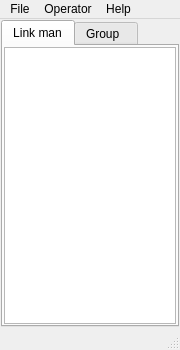
<?xml version="1.0" encoding="UTF-8"?>
<ui version="4.0">
 <class>MainWindow</class>
 <widget class="QMainWindow" name="MainWindow">
  <property name="geometry">
   <rect>
    <x>0</x>
    <y>0</y>
    <width>180</width>
    <height>350</height>
   </rect>
  </property>
  <property name="windowTitle">
   <string>MainWindow</string>
  </property>
  <widget class="QWidget" name="centralwidget">
   <layout class="QGridLayout" name="gridLayout">
    <property name="margin">
     <number>1</number>
    </property>
    <property name="spacing">
     <number>1</number>
    </property>
    <item row="0" column="0">
     <widget class="QTabWidget" name="tabWidget">
      <property name="currentIndex">
       <number>0</number>
      </property>
      <widget class="QWidget" name="linkManTab">
       <attribute name="title">
        <string>Link man</string>
       </attribute>
       <layout class="QGridLayout" name="gridLayout_2">
        <property name="margin">
         <number>1</number>
        </property>
        <property name="spacing">
         <number>1</number>
        </property>
        <item row="0" column="0">
         <widget class="QTreeView" name="linkManTreeView"/>
        </item>
       </layout>
      </widget>
      <widget class="QWidget" name="groutTab">
       <attribute name="title">
        <string>Group  </string>
       </attribute>
       <layout class="QGridLayout" name="gridLayout_3">
        <property name="horizontalSpacing">
         <number>1</number>
        </property>
        <property name="margin">
         <number>1</number>
        </property>
        <item row="0" column="0">
         <widget class="QTreeView" name="groupTreeView"/>
        </item>
       </layout>
      </widget>
     </widget>
    </item>
   </layout>
  </widget>
  <widget class="QMenuBar" name="menubar">
   <property name="geometry">
    <rect>
     <x>0</x>
     <y>0</y>
     <width>180</width>
     <height>18</height>
    </rect>
   </property>
   <widget class="QMenu" name="menuFile">
    <property name="title">
     <string>File</string>
    </property>
    <addaction name="actionLogin"/>
    <addaction name="actionLogout"/>
   </widget>
   <widget class="QMenu" name="menuOption">
    <property name="title">
     <string>Operator</string>
    </property>
    <addaction name="actionAdd_friend"/>
    <addaction name="actionDel_friend"/>
   </widget>
   <widget class="QMenu" name="menuHelp">
    <property name="title">
     <string>Help</string>
    </property>
    <addaction name="actionAbout"/>
   </widget>
   <addaction name="menuFile"/>
   <addaction name="menuOption"/>
   <addaction name="menuHelp"/>
  </widget>
  <widget class="QStatusBar" name="statusbar"/>
  <action name="actionAbout">
   <property name="text">
    <string>About</string>
   </property>
  </action>
  <action name="actionLogin">
   <property name="text">
    <string>Login</string>
   </property>
  </action>
  <action name="actionLogout">
   <property name="text">
    <string>Logout</string>
   </property>
  </action>
  <action name="actionAdd_friend">
   <property name="text">
    <string>Add friend</string>
   </property>
  </action>
  <action name="actionDel_friend">
   <property name="text">
    <string>Del friend</string>
   </property>
  </action>
 </widget>
 <resources/>
 <connections/>
</ui>
